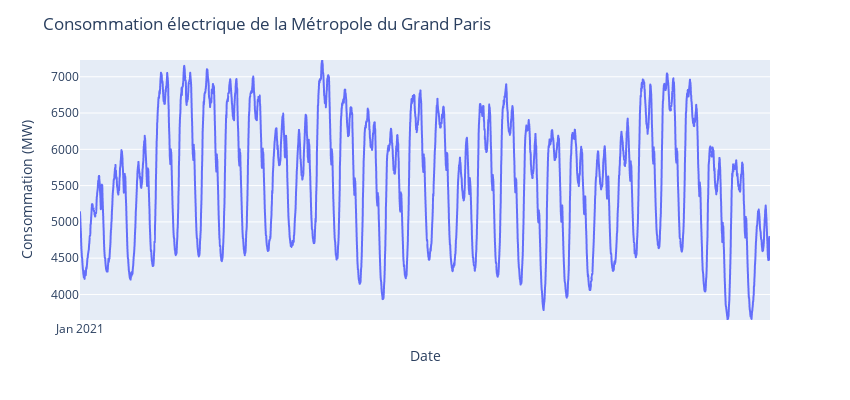

The cell this chart's notebook holds for it:
### Markdown cell above
On va représenter les données par des histogrammes et des graphes. On va essayer d'identifier les pics de consommation et de repérer des tendances (journalières, hebdomadaires, saisonnières).

### Code cell
start = '2021-01-01'
end = '2021-01-31'

graph(start, end, df_paris_final)

### Figure 1 — Plotly figure (JSON) as saved in the notebook; plotly's stock layout.template omitted (floating-point values rounded to 4 significant figures; data arrays with more than 128 entries replaced by an {"elided": "..."} marker saying what was removed)
{"data": [{"hovertemplate": "Date=%{x}<br>Consommation (MW)=%{y}<extra></extra>", "legendgroup": "", "line": {"color": "#636efa", "dash": "solid"}, "marker": {"symbol": "circle"}, "mode": "lines", "name": "", "showlegend": false, "type": "scattergl", "x": {"elided": "2881 str values"}, "xaxis": "x", "y": {"elided": "2881 float values"}, "yaxis": "y"}], "layout": {"height": 400, "legend": {"tracegroupgap": 0}, "margin": {"t": 60}, "title": {"text": "Consommation électrique de la Métropole du Grand Paris"}, "width": 850, "xaxis": {"anchor": "y", "domain": [0, 1], "dtick": "M1", "range": ["2021-01-01", "2021-01-31"], "tickformat": "%b %Y", "title": {"text": "Date"}}, "yaxis": {"anchor": "x", "domain": [0, 1], "range": [3648, 7231], "title": {"text": "Consommation (MW)"}}}}
